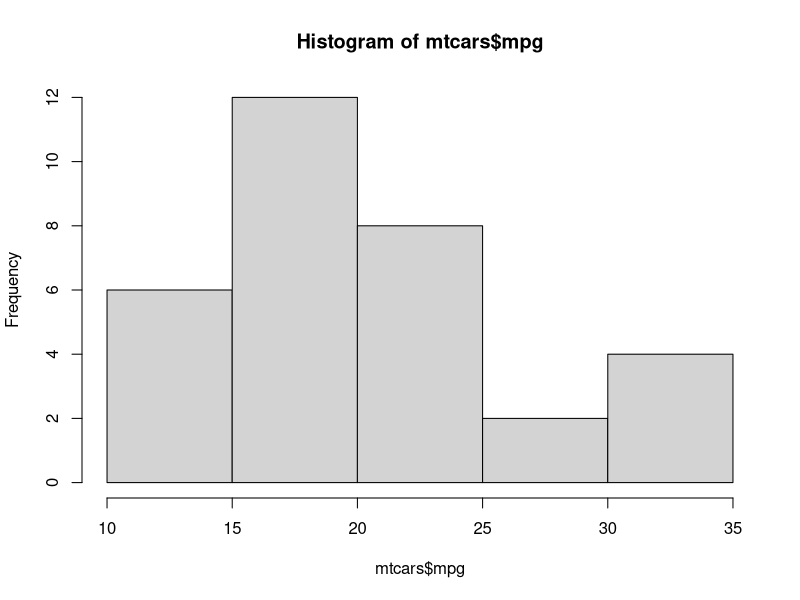
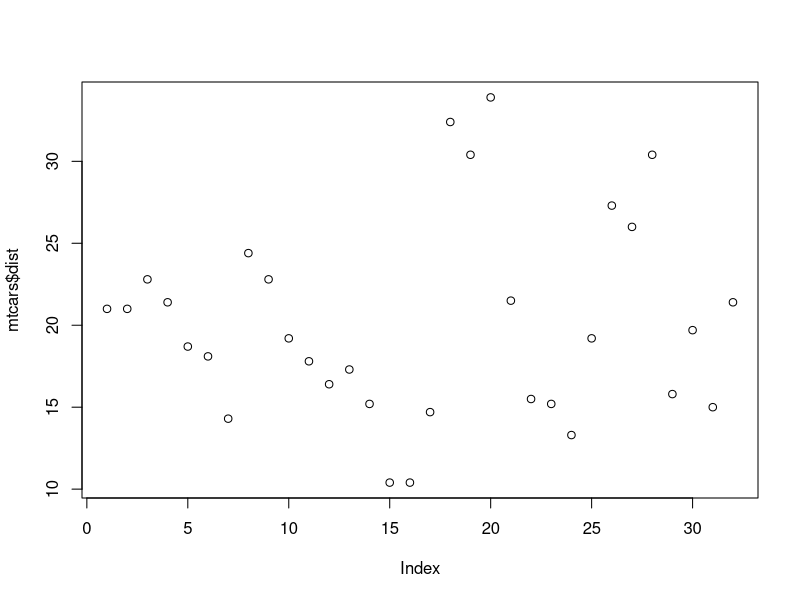
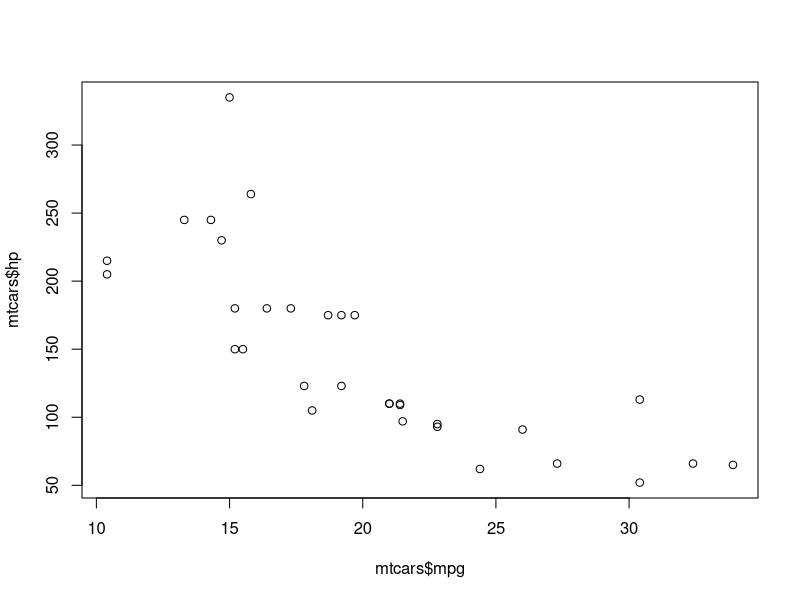

Here is the R script that generated these plots, in order:
## ---- chunk 1
#| echo: false
#| cr-id: hist-of-mpg

hist(mtcars$mpg)
## ---- chunk 2
#| echo: false
#| cr-id: scatter-of-mpg

plot(mtcars$mpg, mtcars$dist)
## ---- chunk 3
#| echo: false
#| cr-id: plot-mpg-v-hp

plot(mtcars$mpg, mtcars$hp)
